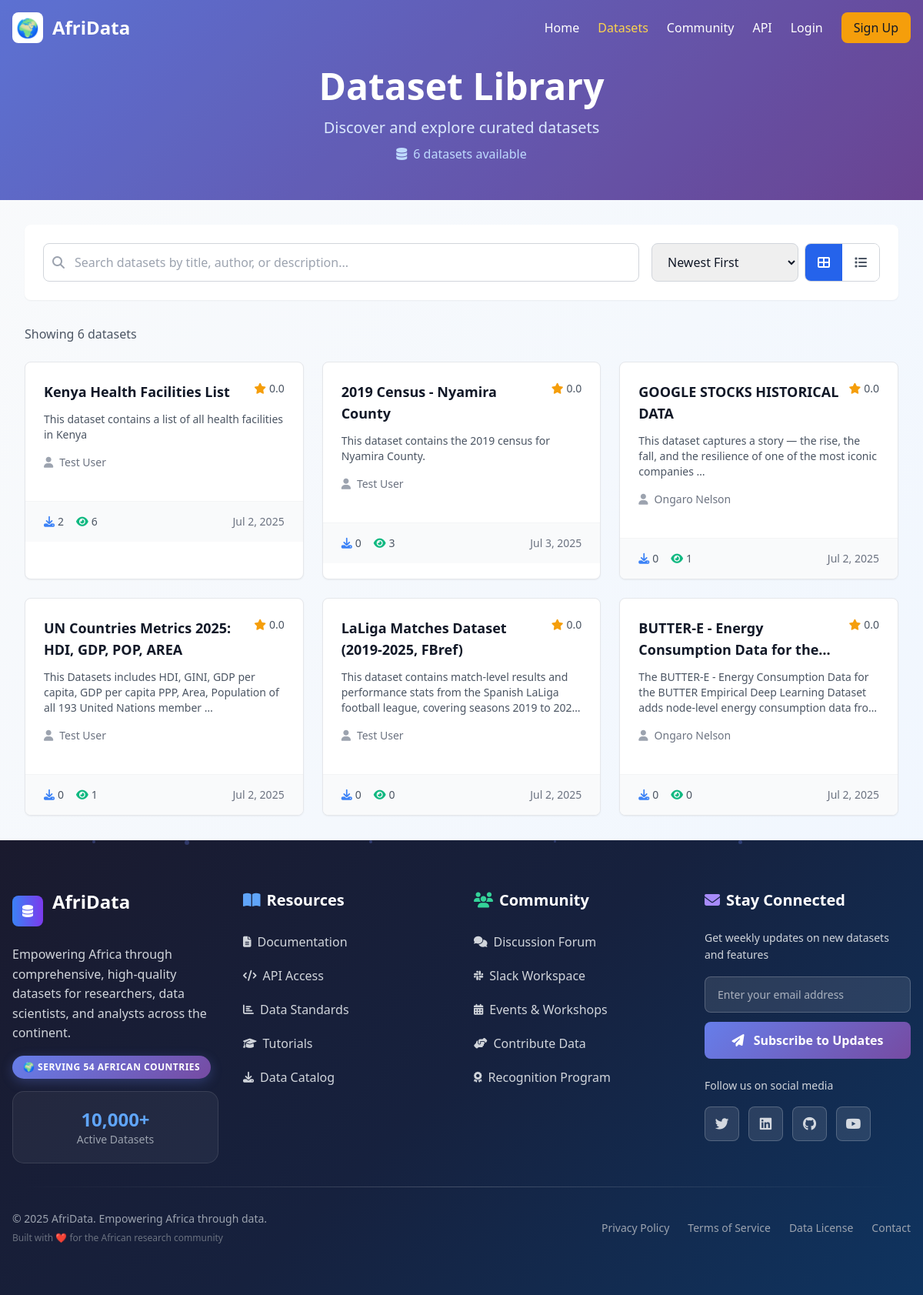
/dataset/, run on the app's committed database.
### dataset/models.py (models this page shows, shortened)
class Dataset(models.Model):
    DATASET_TYPES = [
        ('csv', 'CSV'),
        ('excel', 'Excel'),
    ]
    title = models.CharField(max_length=255)
    author = models.ForeignKey(settings.AUTH_USER_MODEL, on_delete=models.CASCADE, related_name='authored_datasets')
    file = models.FileField(upload_to='datasets/')
    dataset_type = models.CharField(max_length=10, choices=DATASET_TYPES)
    bio = models.TextField()
    topics = models.CharField(max_length=500, help_text="Comma-separated topics")
    rating = models.FloatField(default=0.0, validators=[MinValueValidator(0.0), MaxValueValidator(5.0)])
    downloads = models.PositiveIntegerField(default=0)
    views = models.PositiveIntegerField(default=0)
    created_at = models.DateTimeField(auto_now_add=True)
    updated_at = models.DateTimeField(auto_now=True)
    def get_topics_list(self):
        return [topic.strip() for topic in self.topics.split(',') if topic.strip()]

### accounts/models.py (models this page shows, shortened)
class CustomUser(AbstractUser):
    email = models.EmailField(unique=True)
    full_name = models.CharField(max_length=255)
    phone_number = models.CharField(
        max_length=15,
        blank=True,
        validators=[RegexValidator(regex=r'^\+?1?\d{9,15}$', message="Phone number must be entered in the format: '+999999999'. Up to 15 digits allowed.")]
    )
    bio = models.TextField(max_length=500, blank=True)
    profile_picture = models.ImageField(upload_to='profile_pics/', blank=True, null=True)
    date_of_birth = models.DateField(blank=True, null=True)
    is_verified = models.BooleanField(default=False)
    created_at = models.DateTimeField(auto_now_add=True)
    updated_at = models.DateTimeField(auto_now=True)
    last_login_ip = models.GenericIPAddressField(blank=True, null=True)
    USERNAME_FIELD = 'email'
    REQUIRED_FIELDS = ['username', 'full_name']
    class Meta:
        db_table = 'custom_user'
        verbose_name = 'User'
        verbose_name_plural = 'Users'
    def get_full_name(self):
        return self.full_name if self.full_name else self.username

### dataset/views.py (the view)
# urls.py: path('', views.dataset_list, name='dataset_list'),
def dataset_list(request):
    datasets = Dataset.objects.select_related('author').all()
    search_query = request.GET.get('search', '')
    if search_query:
        datasets = datasets.filter(
            Q(title__icontains=search_query) |
            Q(bio__icontains=search_query) |
            Q(topics__icontains=search_query)
        )
    category = request.GET.get('category', '')
    if category and category != 'all':
        datasets = datasets.filter(topics__icontains=category)
    format_filter = request.GET.get('format', '')
    if format_filter:
        datasets = datasets.filter(dataset_type=format_filter)
    sort_by = request.GET.get('sort', 'relevance')
    if sort_by == 'downloads':
        datasets = datasets.order_by('-downloads')
    elif sort_by == 'recent':
        datasets = datasets.order_by('-created_at')
    elif sort_by == 'rating':
        datasets = datasets.order_by('-rating')
    else:  # relevance (default)
        datasets = datasets.order_by('-views', '-downloads')
    paginator = Paginator(datasets, 12)  # Show 12 datasets per page
    page_number = request.GET.get('page')
    page_obj = paginator.get_page(page_number)
    dataset_data = []
    for dataset in page_obj:
        dataset_data.append({
            'id': dataset.id,
            'title': dataset.title,
            'author_name': dataset.author.get_full_name() or dataset.author.username,
            'downloads': dataset.downloads,
            'views': dataset.views,
            'rating': dataset.rating,
            'bio': dataset.bio,
            'topics': dataset.get_topics_list(),
            'dataset_type': dataset.get_dataset_type_display(),
            'created_at': dataset.created_at,
        })
    context = {
        'datasets': dataset_data,
        'page_obj': page_obj,
        'search_query': search_query,
        'current_category': category,
        'current_format': format_filter,
        'current_sort': sort_by,
    }
    return render(request, 'dataset/dataset_list.html', context)

### dataset/templates/dataset/dataset_list.html (shortened to what this page needs)
{% extends 'base.html' %}
{% load static %}
{% block header_content %}
<div class="max-w-7xl mx-auto px-4 sm:px-6 lg:px-8 py-8">
  <div class="text-center">
    <h1 class="text-4xl md:text-5xl font-bold mb-4">Dataset Library</h1>
    <p class="text-xl text-blue-100 mb-2">Discover and explore curated datasets</p>
    <div class="flex items-center justify-center space-x-4 text-blue-200">
      <span class="flex items-center">
        <i class="fas fa-database mr-2"></i>
        {{ datasets|length }} datasets available
      </span>
    </div>
  </div>
</div>
{% endblock %}
{% block content %}
<div class="max-w-7xl mx-auto px-4 sm:px-6 lg:px-8 py-8">
  <div class="bg-white rounded-lg shadow-sm p-6 mb-8">
    <div class="flex flex-col md:flex-row gap-4">
      <div class="flex-1 relative">
        <div class="absolute inset-y-0 left-0 pl-3 flex items-center pointer-events-none">
        </div>
        <input type="text" id="searchInput" placeholder="Search datasets by title, author, or description..."
               class="w-full pl-10 pr-4 py-3 border border-gray-300 rounded-lg focus:ring-2 focus:ring-blue-500 focus:border-transparent">
      </div>
      <div class="flex gap-2">
        <select id="sortSelect" class="px-4 py-3 border border-gray-300 rounded-lg focus:ring-2 focus:ring-blue-500 focus:border-transparent">
          <option value="newest">Newest First</option>
        </select>
        <div class="flex border border-gray-300 rounded-lg overflow-hidden">
          <button id="gridView" class="px-4 py-3 bg-blue-600 text-white hover:bg-blue-700 transition-colors">
            <i class="fas fa-th-large"></i>
          </button>
          <button id="listView" class="px-4 py-3 bg-white text-gray-600 hover:bg-gray-50 transition-colors">
            <i class="fas fa-list"></i>
          </button>
        </div>
      </div>
    </div>
  </div>
  <div class="flex justify-between items-center mb-6">
    <p class="text-gray-600">
      Showing <span id="resultCount">{{ datasets|length }}</span> datasets
    </p>
  </div>
  <div id="datasetContainer" class="grid grid-cols-1 md:grid-cols-2 lg:grid-cols-3 gap-6">
    {% for dataset in datasets %}
    <div class="dataset-card bg-white rounded-lg shadow-sm hover:shadow-lg transition-shadow duration-300 border border-gray-200 overflow-hidden cursor-pointer"
         data-url="{% url 'dataset_detail' dataset.id %}"
         data-title="{{ dataset.title|lower }}"
         data-author="{{ dataset.author_name|lower }}"
         data-downloads="{{ dataset.downloads }}"
         data-views="{{ dataset.views }}"
         data-rating="{{ dataset.rating }}"
         data-created="{{ dataset.created_at|date:'Y-m-d' }}">
      <div class="p-6 border-b border-gray-100">
        <div class="flex items-start justify-between mb-3">
          <h3 class="text-lg font-semibold text-gray-900 line-clamp-2 hover:text-blue-600 transition-colors">
            {{ dataset.title }}
          </h3>
          <div class="flex items-center text-sm text-yellow-500 ml-2">
            <i class="fas fa-star"></i>
            <span class="ml-1 text-gray-600">{{ dataset.rating|floatformat:1 }}</span>
          </div>
        </div>
        <p class="text-gray-600 text-sm mb-4 line-clamp-3">
          {% if dataset.bio %}{{ dataset.bio|truncatewords:20 }}{% else %}No description available for this dataset.{% endif %}
        </p>
        <div class="flex items-center text-sm text-gray-500 mb-4">
          <i class="fas fa-user text-gray-400 mr-2"></i>
          <span>{{ dataset.author_name }}</span>
        </div>
      </div>
      <div class="px-6 py-4 bg-gray-50">
        <div class="flex justify-between items-center text-sm">
          <div class="flex items-center space-x-4">
            <div class="flex items-center text-gray-600">
              <i class="fas fa-download text-blue-500 mr-1"></i>
              <span>{{ dataset.downloads }}</span>
            </div>
            <div class="flex items-center text-gray-600">
              <i class="fas fa-eye text-green-500 mr-1"></i>
              <span>{{ dataset.views }}</span>
            </div>
          </div>
          <div class="text-gray-500">
            {{ dataset.created_at|date:"M j, Y" }}
          </div>
        </div>
      </div>
      <div class="absolute inset-0 bg-blue-600 bg-opacity-0 hover:bg-opacity-5 transition-all duration-300 pointer-events-none"></div>
    </div>
    {% endfor %}
  </div>
</div>
{% endblock %}

### accounts/static/accounts/css/styles.css (style rules this page uses)
.dataset-card { transition: all 0.3s ease; }

### dataset/templates/dataset/dataset_list.html (style rules this page uses)
.line-clamp-2 { display: -webkit-box; -webkit-line-clamp: 2; -webkit-box-orient: vertical; overflow: hidden; }
.line-clamp-3 { display: -webkit-box; -webkit-line-clamp: 3; -webkit-box-orient: vertical; overflow: hidden; }
.dataset-card { transition: transform 0.2s ease, box-shadow 0.2s ease; position: relative; }

### data on the page
Dataset: title "Kenya Health Facilities List", rating "0.0", bio "This dataset contains a list of all health facilities in Kenya", created_at "Jul 2, 2025"
CustomUser: author_name "Test User" "Test User" "Test User" "Test User"
Dataset: title "2019 Census - Nyamira County", rating "0.0", bio "This dataset contains the 2019 census for Nyamira County.", created_at "Jul 3, 2025"
Dataset: title "GOOGLE STOCKS HISTORICAL DATA", rating "0.0", bio "This dataset captures a story — the rise, the fall, and the resilience of one of the most iconic companies …", created_at "Jul 2, 2025"
CustomUser: author_name "Ongaro Nelson" "Ongaro Nelson"
Dataset: title "UN Countries Metrics 2025: HDI, GDP, POP, AREA", rating "0.0", bio "This Datasets includes HDI, GINI, GDP per capita, GDP per capita PPP, Area, Population of all 193 United Nations member …", created_at "Jul 2, 2025"
Dataset: title "LaLiga Matches Dataset (2019-2025, FBref)", rating "0.0", bio "This dataset contains match-level results and performance stats from the Spanish LaLiga football league, covering seasons 2019 to…", created_at "Jul 2, 2025"
Dataset: title "BUTTER-E - Energy Consumption Data for…", rating "0.0", bio "The BUTTER-E - Energy Consumption Data for the BUTTER Empirical Deep Learning Dataset adds node-level energy consumption data…", created_at "Jul 2, 2025"

### other printed values
{{ datasets|length }} "6"
{{ dataset.downloads }} "2" "0" "0" "0" "0" "0"
{{ dataset.views }} "6" "3" "1" "1" "0" "0"
